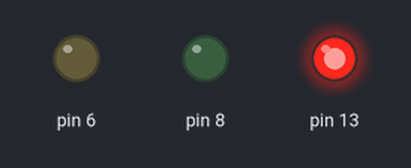
Simulated run of this sketch. Board: Arduino Uno, built with avr-gcc and run on an emulated ATmega328P. Parts: output pins drawn as LEDs (lit = HIGH).

Above: at 2.5 s.
At 7.5 s:
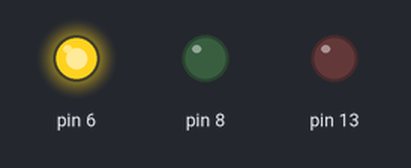
At 12.5 s:
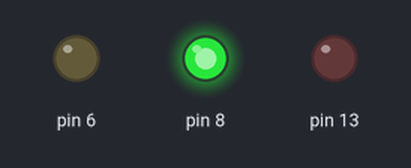
Timing chart, 0 to 19.5 s (numbered marks = the images above):
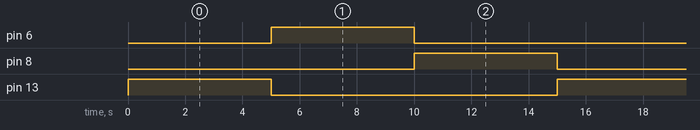

The sketch:

sketch.ino
```cpp
//Piscar

void setup() {
  pinMode(13, OUTPUT);
  pinMode(8, OUTPUT);
  pinMode(6, OUTPUT);
}

void loop() {
  digitalWrite(13, HIGH);
  delay(5000);
  digitalWrite(13, LOW);
  digitalWrite(6, HIGH);
  delay(5000);
  digitalWrite(6, LOW);
  digitalWrite(8, HIGH);
  delay(5000);
  digitalWrite(8, LOW);
}
```

Measured:
- by itself, pin 6, pin 8, pin 13: alternates HIGH for 5.0 s and LOW for 10.0 s
- by itself, everything shown: repeats every 15.0 s, in 4 steps
